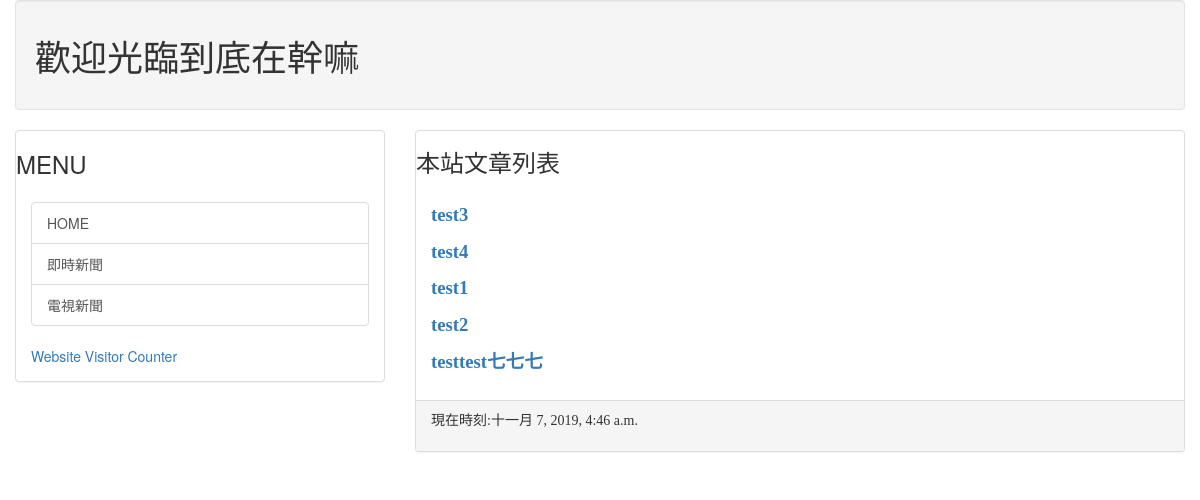
The page / on the database its author committed.
### mainsite/models.py (models this page shows, shortened)
class Post(models.Model):
    title = models.CharField(max_length=200)
    slug = models.CharField(max_length=200)
    body = models.TextField()
    pub_date = models.DateTimeField(default=timezone.now)
    class Meta:
        ordering=('-pub_date',)

### mainsite/views.py (the view)
# urls.py: path('', homepage),
def homepage(request):
    posts = Post.objects.all()
    now = datetime.now()
    return render(request,'index.html',locals())

### templates/index.html (shortened to what this page needs)
{% extends 'base.html' %}
{% block headmessage %}
    <h3 style='font-family:標楷體;'>本站文章列表</h3>
{% endblock %}
{% block content %}
    {% for post in posts %}
        <p style='font-family: 微軟正黑體;font-size: 14pt;font-weight: bold;'>
            <a href='/post/{{post.slug}}'>{{post.title}}</a>
        </p>
    {% endfor %}
{% endblock %}

### rows shown on the page
Post: title "test3"
Post: title "test4"
Post: title "test1"
Post: title "test2"
Post: title "testtest七七七"
